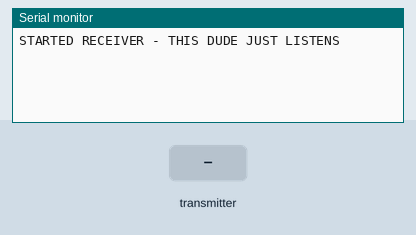
Recording of a sketch running on a simulated Arduino Uno, built with avr-gcc and run on an emulated ATmega328P. Parts: the last lines printed to the serial monitor. Inputs (shaded band) come from the test bench. No radio packets arrive unless stated.

Above: at 1.2 s.
1.3 s: the transmitter starts sending acc = 0
At 1.37 s:
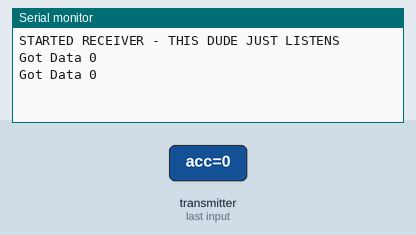
3.2 s: the transmitter starts sending acc = 64
At 3.27 s:
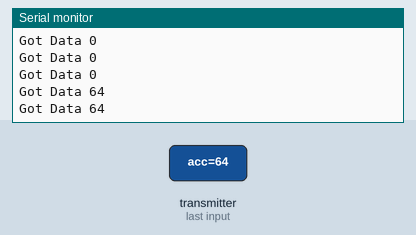

Measured:
- after the input at 1.3 s, the serial monitor: prints a new line at once (image 1)
- after the input at 3.2 s, the serial monitor: prints a new line at once (image 2)

The sketch:

board.ino
```cpp
#include <SPI.h>
#include "RF24.h"

#include "config.h"
#include "rcData.h"

RF24 radio(CEPin, CSPin);

void setup() {

#ifdef DEBUG
  Serial.begin(SERIAL_BAULRATE);
  Serial.println("STARTED RECEIVER - THIS DUDE JUST LISTENS");
#endif

  radio.begin();
  radio.setAutoAck(1);
  radio.setPALevel(RF24_PA_LOW);

  radio.openWritingPipe(MISO_PIPE_ADDR);
  radio.openReadingPipe(1, MOSI_PIPE_ADDR);

  radio.startListening();
}

void loop() {
  unsigned long got_time;

  if( radio.available()){

    radio.read(&data, sizeof(RcData));

#ifdef DEBUG
    Serial.print(F("Got Data "));
    Serial.println(data.acc);
#endif
  }

}
```

rcData.h
```cpp
// The size of this struct should not exceed 32 bytes

const uint8_t ACC_BRAKE[] = {0, 40};
const uint8_t ACC_IDLE[] = {40, 50};
const uint8_t ACC_FORWARD[] = {50,100};

struct RcData {
  // 0 to 40 brakes
  // 40 to 55 idle
  // 55 to 100 forward
  byte acc;

  // Future Features
  // boolean mode = false; // Mode (toggle speed limit)
  // boolean invert = false; // Invert motor direction
};

RcData data;
```

config.h
```cpp
#define DEBUG

#ifdef DEBUG
  #define SERIAL_BAULRATE 115200
#endif

#define CEPin 7
#define CSPin 8

#define MOSI_PIPE_ADDR 0xE9E8F0F0B8LL
#define MISO_PIPE_ADDR 0xE9E8F0F0B9LL
```
